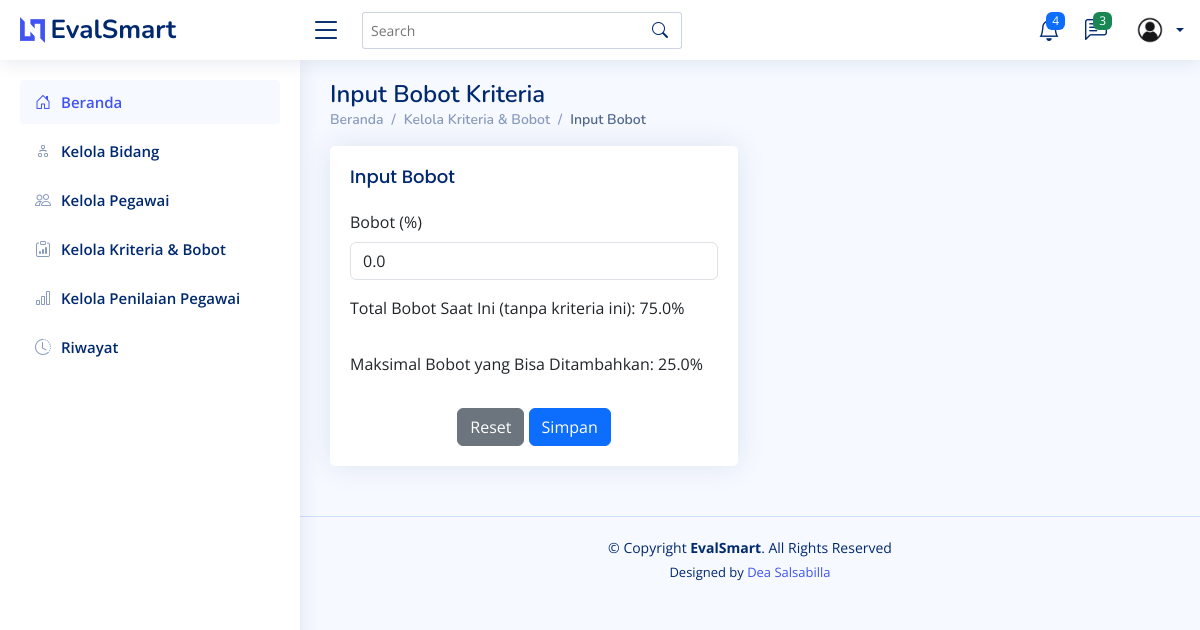
The app's page /kriteria/8/input-bobot/, older data.
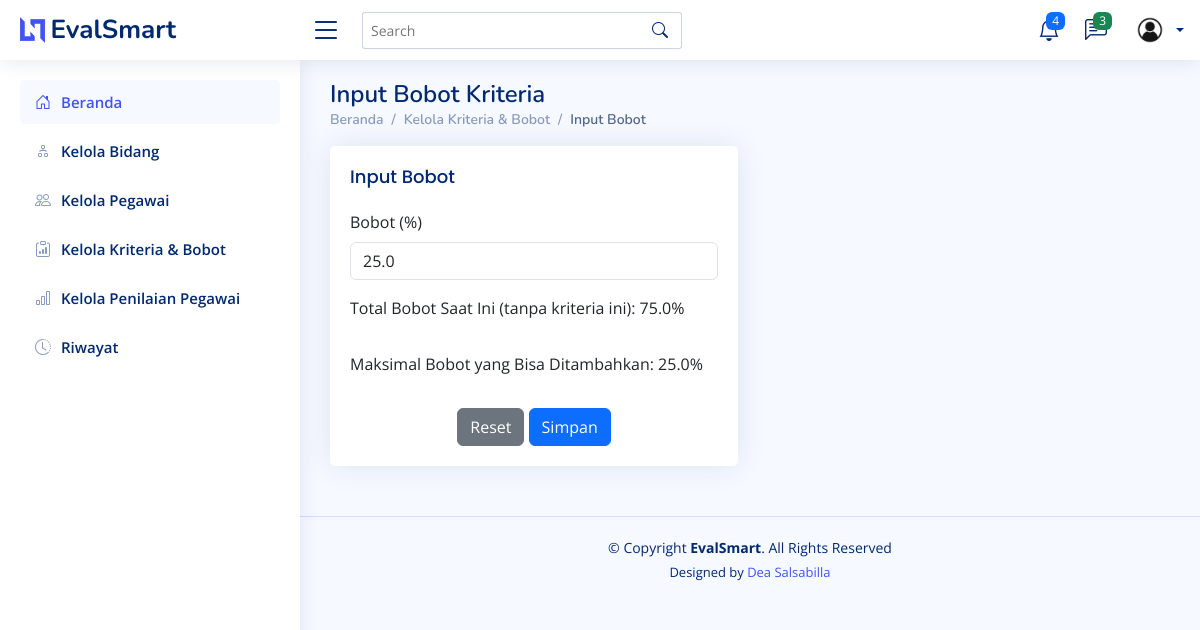
The same page, newer data.
### testing/models.py (models this page shows, shortened)
class Kriteria(models.Model):
    TIPE_CHOICES = [
        ('benefit', 'Benefit'),
        ('cost', 'Cost'),
    ]
    id = models.AutoField(primary_key=True)  # ID otomatis
    nama = models.CharField(max_length=100)  # Nama kriteria
    bobot = models.FloatField(default=0, null=False, blank=False)  # Bobot, default 0
    tipe = models.CharField(max_length=10, choices=TIPE_CHOICES, default='benefit')  # Tipe kriteria (Benefit/Cost)
    class Meta:
        verbose_name_plural = "Kriteria"
        ordering = ['nama']  # Urutkan berdasarkan nama secara default

### testing/views.py (the view, shortened to what this page needs)
# urls.py: path('kriteria/<int:kriteria_id>/input-bobot/', views.input_bobot, name='input_bobot'),
def input_bobot(request, kriteria_id):
    kriteria = get_object_or_404(Kriteria, id=kriteria_id)
    total_bobot_sekarang = Kriteria.objects.exclude(id=kriteria.id).aggregate(total=Sum('bobot'))['total'] or 0
    context = {
        'kriteria': kriteria,
        'total_bobot_sekarang': total_bobot_sekarang,
        'bobot_maksimal': 100 - total_bobot_sekarang,
    }
    return render(request, 'bobot_kriteria.html', context)

### testing/templates/bobot_kriteria.html (shortened to what this page needs)
<!DOCTYPE html>
<html lang="en">
  <head>
    {% load static %}
    <link href="{% static 'assets/vendor/bootstrap/css/bootstrap.min.css' %}" rel="stylesheet" />
    <link href="{% static 'assets/vendor/bootstrap-icons/bootstrap-icons.css' %}" rel="stylesheet" />
    <link href="{% static 'assets/vendor/boxicons/css/boxicons.min.css' %}" rel="stylesheet" />
    <link href="{% static 'assets/vendor/quill/quill.snow.css' %}" rel="stylesheet" />
    <link href="{% static 'assets/vendor/quill/quill.bubble.css' %}" rel="stylesheet" />
    <link href="{% static 'assets/vendor/remixicon/remixicon.css' %}" rel="stylesheet" />
    <link href="{% static 'assets/vendor/simple-datatables/style.css' %}" rel="stylesheet" />
    <link href="{% static 'assets/css/style.css' %}" rel="stylesheet" />
  </head>
  <body>
    {% include 'partials/header.html' %}
    {% include 'partials/sidebar.html' %}
    <main id="main" class="main">
      <div class="pagetitle">
        <h1>Input Bobot Kriteria</h1>
        <nav>
          <ol class="breadcrumb">
            <li class="breadcrumb-item">
              <a href="{% url 'home' %}">Beranda</a>
            </li>
            <li class="breadcrumb-item">Kelola Kriteria & Bobot</li>
            <li class="breadcrumb-item active">Input Bobot</li>
          </ol>
        </nav>
      </div>
      <section class="section">
        <div class="row">
          <div class="col-lg-6">
            <div class="card">
              <div class="card-body">
                <h5 class="card-title">Input Bobot</h5>
                <form class="row g-3" method="post">
                  <div class="col-12">
                    <label for="bobot" class="form-label">Bobot (%)</label>
                    <input type="number" class="form-control" id="bobot" name="bobot" step="0.01" value="{{ kriteria.bobot }}" max="{{ bobot_maksimal }}" required />
                  </div>
                  <p>Total Bobot Saat Ini (tanpa kriteria ini): {{ total_bobot_sekarang }}%</p>
                  <p>Maksimal Bobot yang Bisa Ditambahkan: {{ bobot_maksimal }}%</p>
                  <div class="text-center">
                    <button type="reset" class="btn btn-secondary">Reset</button>
                    <button type="submit" class="btn btn-primary">Simpan</button>
                  </div>
                </form>
              </div>
            </div>
          </div>
        </div>
      </section>
    </main>
    {% include 'partials/footer.html' %}
  </body>
</html>

Row changes from the older to the newer data that the page shows:
changed Kriteria: bobot "0.0" → "25.0"
